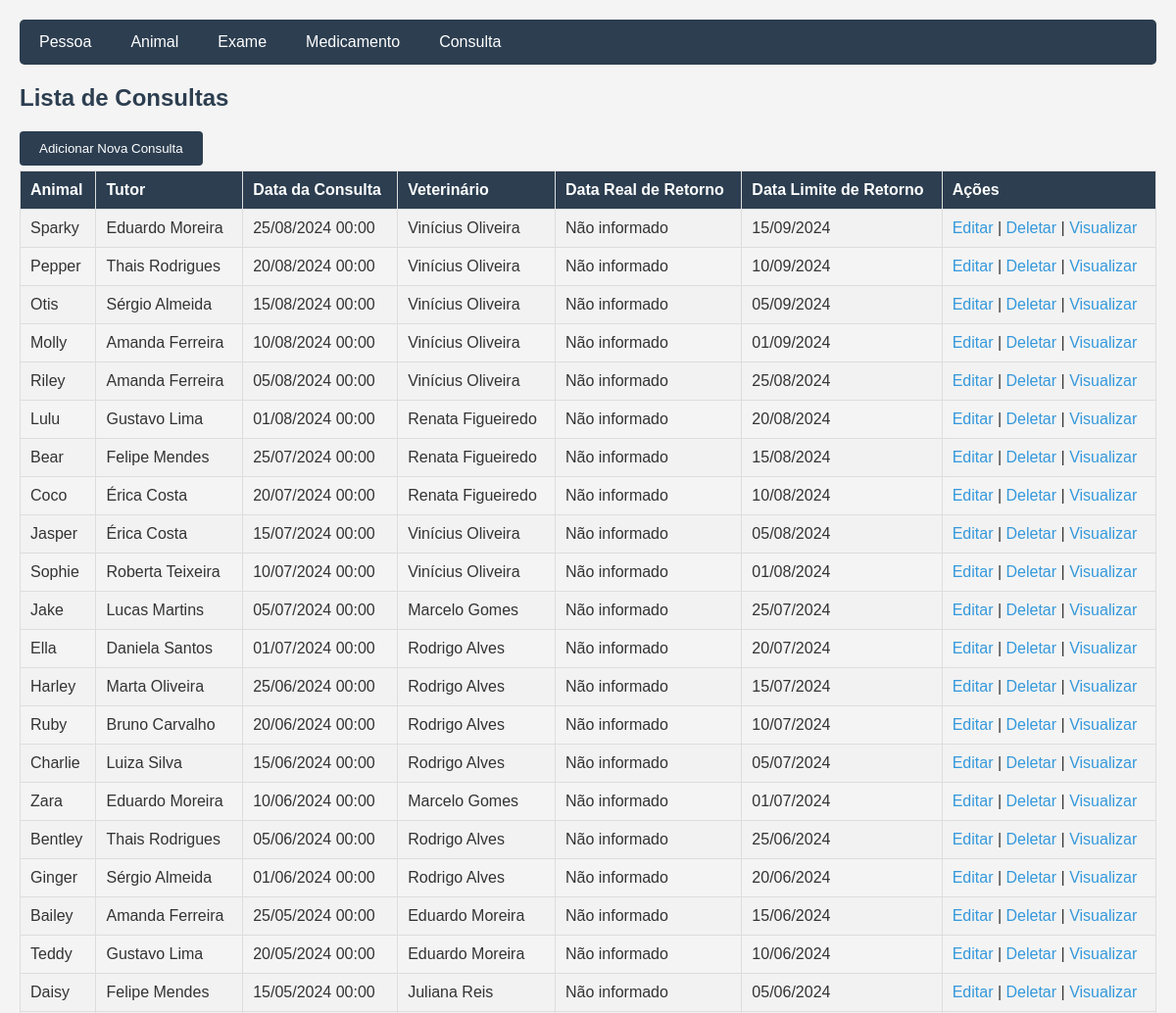
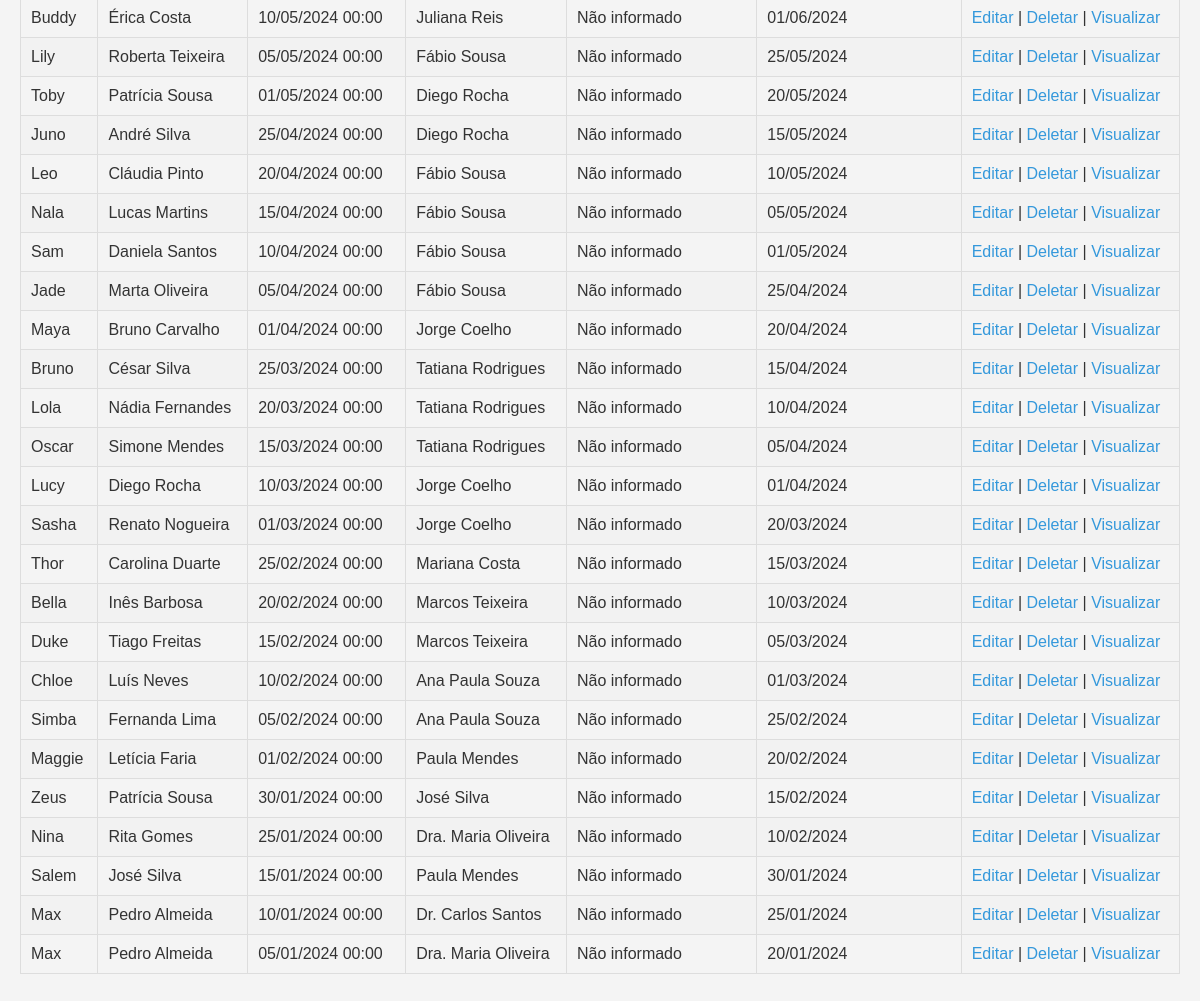
Page /Consulta/index.php on the earlier database version (2 pictures, top to bottom).
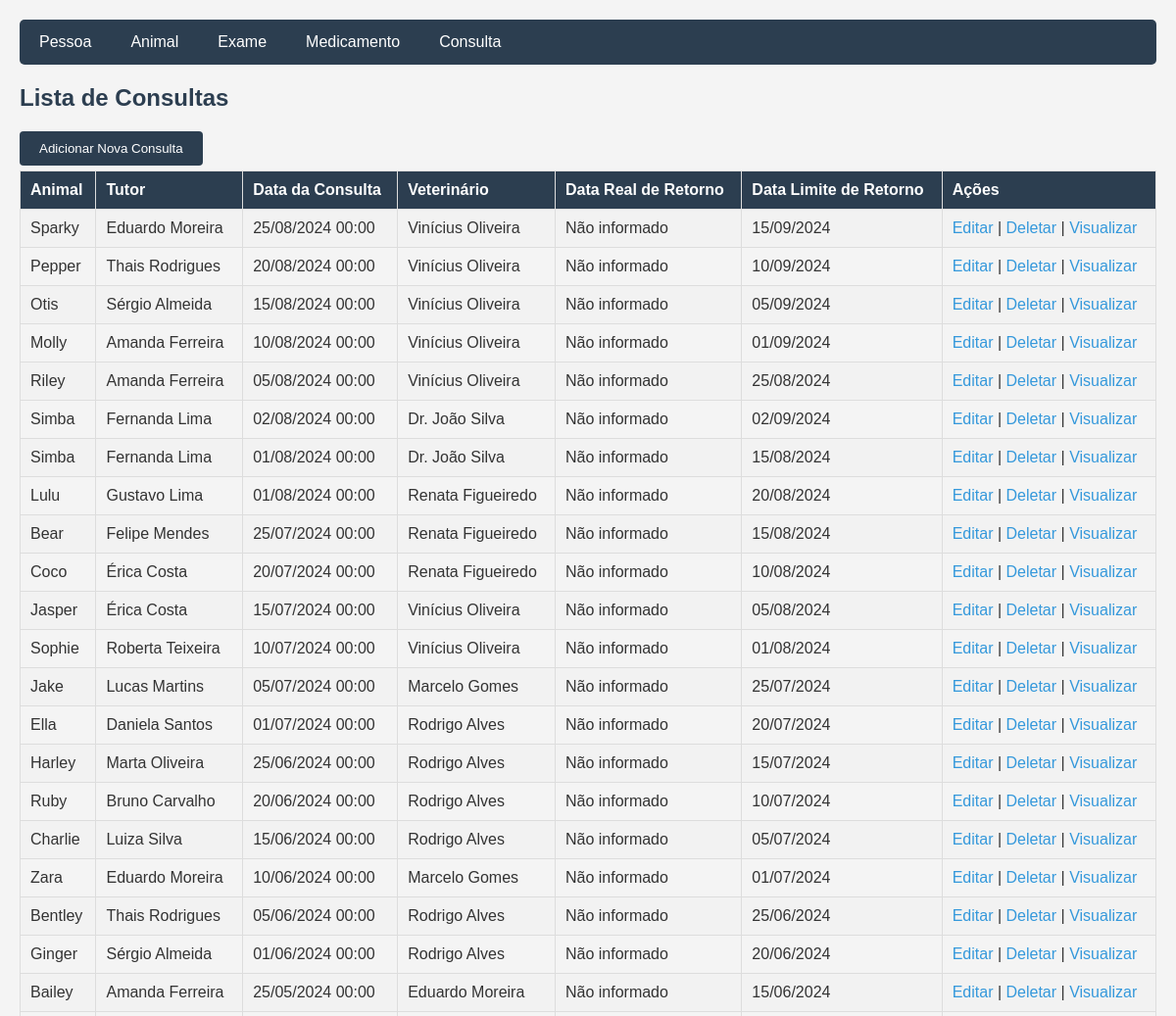
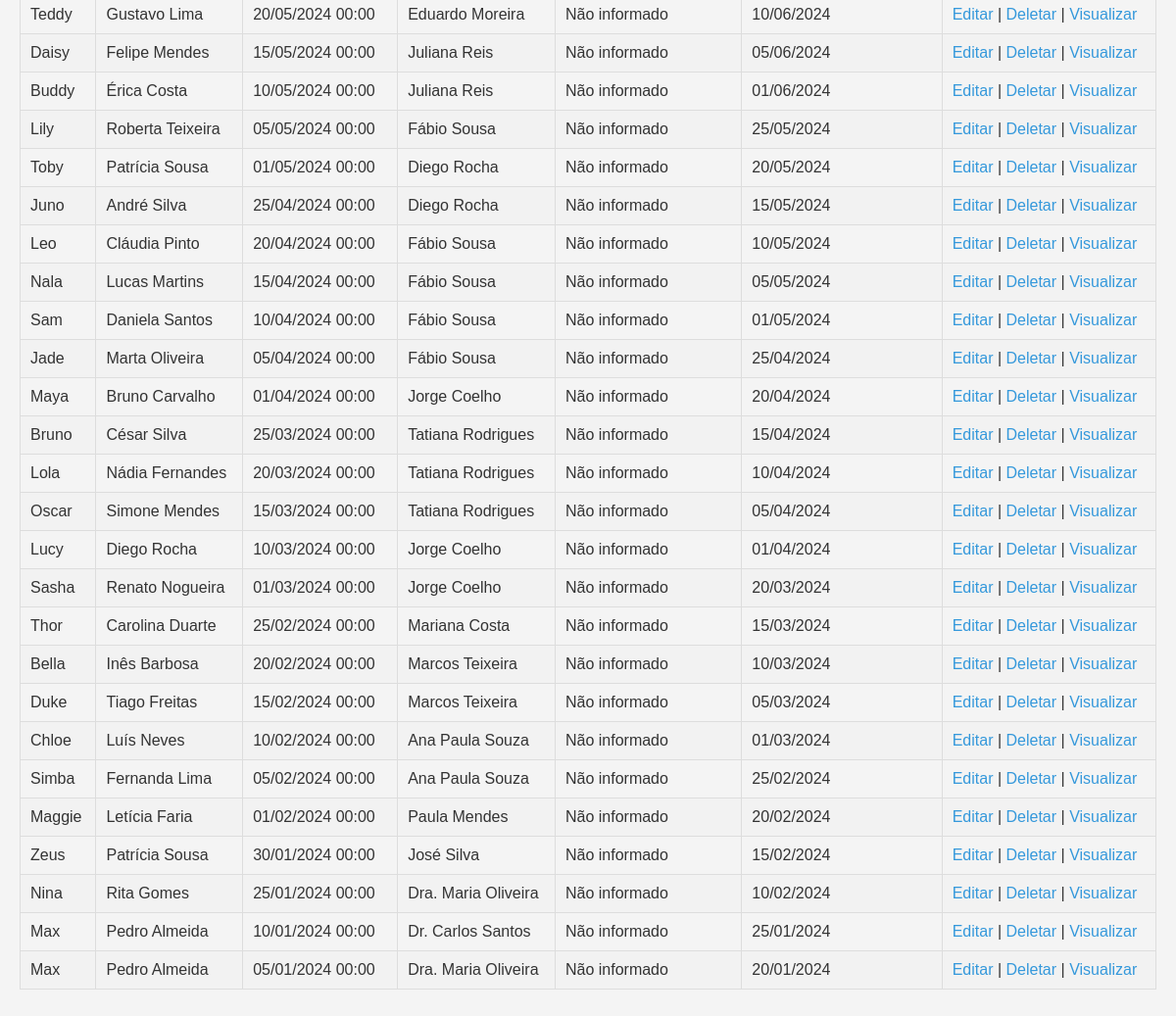
Same page on the later database version (2 pictures, top to bottom).
### tables this page shows
CREATE TABLE IF NOT EXISTS Consulta (
    idConsulta INT AUTO_INCREMENT NOT NULL PRIMARY KEY,
    idAnimal INT NOT NULL,
    dataConsulta DATETIME NOT NULL,
    idPessoa INT NOT NULL,
    dataRealRetorno DATETIME NULL,
    dataLimiteRetorno DATE NOT NULL,
    UNIQUE KEY (idAnimal, dataConsulta),
    INDEX fk_Consulta_Animal_idx (idAnimal ASC) VISIBLE,
    INDEX fk_Consulta_Pessoa_idx (idPessoa ASC) VISIBLE,
    INDEX uq_consulta (dataConsulta ASC, idAnimal ASC) VISIBLE,
    CONSTRAINT fk_Consulta_Animal
        FOREIGN KEY (idAnimal)
        REFERENCES Animal (idAnimal)
        ON DELETE RESTRICT
        ON UPDATE CASCADE,
    CONSTRAINT fk_Consulta_Pessoa
        FOREIGN KEY (idPessoa)
        REFERENCES Pessoa (idPessoa)
        ON DELETE RESTRICT
        ON UPDATE CASCADE);

CREATE TABLE IF NOT EXISTS Animal (
    idAnimal INT AUTO_INCREMENT NOT NULL PRIMARY KEY,
    idPessoa INT NOT NULL,
    registro VARCHAR(20) NOT NULL,
    dataNasc DATE NOT NULL,
    nome VARCHAR(60) NOT NULL,
    raca VARCHAR(60) NOT NULL,
    especie VARCHAR(60) NOT NULL,
    sexo ENUM('Macho', 'Fêmea') NOT NULL DEFAULT 'Macho',
    UNIQUE INDEX registro_UNIQUE (registro ASC) VISIBLE,
    CONSTRAINT fk_Animal_Pessoa
        FOREIGN KEY (idPessoa)
        REFERENCES Pessoa (idPessoa)
        ON DELETE RESTRICT
        ON UPDATE CASCADE);

CREATE TABLE IF NOT EXISTS Pessoa (
    idPessoa INT NOT NULL AUTO_INCREMENT PRIMARY KEY,
    CRMV VARCHAR(20) NULL,
    CPF VARCHAR(14) NOT NULL,
    nome VARCHAR(60) NOT NULL,
    bairro VARCHAR(60) NOT NULL,
    numero INT NOT NULL,
    cidade VARCHAR(60) NOT NULL,
    estado VARCHAR(60) NOT NULL,
    rua VARCHAR(60) NOT NULL,
    complemento VARCHAR(10) NULL,
    tipo ENUM('Veterinario', 'Tutor', 'Ambos') NOT NULL DEFAULT 'Tutor',
    UNIQUE INDEX CRMV_UNIQUE (CRMV ASC) VISIBLE,
    UNIQUE INDEX CPF_UNIQUE (CPF ASC) VISIBLE);

### Consulta/index.php (the view, shortened to what this page needs)
<?php
    include '../config.php';
    $sql = "SELECT Consulta.*, Animal.nome AS animal_nome, Pessoa.nome AS veterinario_nome, Tutor.nome AS tutor_nome
        FROM Consulta
        JOIN Animal ON Consulta.idAnimal = Animal.idAnimal
        JOIN Pessoa ON Consulta.idPessoa = Pessoa.idPessoa
        JOIN Pessoa AS Tutor ON Animal.idPessoa = Tutor.idPessoa
        ORDER BY Consulta.dataConsulta DESC";
    $result = $conn->query($sql);
?>
<!DOCTYPE html>
<html>
<head>
    <link rel="stylesheet" type="text/css" href="../styles.css">
</head>
<body>
    <div class="navbar">
        <a href="../Pessoa/index.php">Pessoa</a>
        <a href="../Animal/index.php">Animal</a>
        <a href="../Exame/index.php">Exame</a>
        <a href="../Medicamento/index.php">Medicamento</a>
        <a href="index.php">Consulta</a>
    </div>
    <h2>Lista de Consultas</h2>
    <button><a href="create.php">Adicionar Nova Consulta</a></button>
    <table border="1">
        <tr>
            <th>Animal</th>
            <th>Tutor</th>
            <th>Data da Consulta</th>
            <th>Veterinário</th>
            <th>Data Real de Retorno</th>
            <th>Data Limite de Retorno</th>
            <th>Ações</th>
        </tr>
        <?php
            if ($result->num_rows > 0) {
                while($row = $result->fetch_assoc()) {
                    $dataConsulta = date('d/m/Y H:i', strtotime($row["dataConsulta"]));
                    $dataRealRetorno = (!empty($row["dataRealRetorno"]) && $row["dataRealRetorno"] != '0000-00-00 00:00:00') ? date('d/m/Y H:i', strtotime($row["dataRealRetorno"])) : 'Não informado';
                    $dataLimiteRetorno = date('d/m/Y', strtotime($row["dataLimiteRetorno"]));
                    echo "<tr>";
                    echo "<td>" . $row["animal_nome"] . "</td>";
                    echo "<td>" . $row["tutor_nome"] . "</td>";
                    echo "<td>" . $dataConsulta . "</td>";
                    echo "<td>" . $row["veterinario_nome"] . "</td>";
                    echo "<td>" . $dataRealRetorno . "</td>";
                    echo "<td>" . $dataLimiteRetorno . "</td>";
                    echo "<td><a href='update.php?idConsulta=" . $row["idConsulta"] . "'>Editar</a> | ";
                    echo "<a href='#' onclick='confirmDelete(" . $row["idConsulta"] . ")'>Deletar</a> | ";
                    echo "<a href='visualizar.php?idConsulta= " . $row["idConsulta"] . " '>Visualizar</a> </td>";
                    echo "</tr>";
                }
            } else {
                echo "<tr><td colspan='8'>Nenhuma consulta encontrada</td></tr>";
            }
        ?>
    </table>
</body>
</html>

### styles.css (style rules this page uses)
body { font-family: Arial, sans-serif; background-color: #f4f4f4; margin: 0; padding: 20px; color: #333; }
h2 { color: #2c3e50; }
table { width: 100%; border-collapse: collapse; margin-bottom: 20px; }
table, th, td { border: 1px solid #ddd; }
th, td { padding: 10px; text-align: left; }
th { background-color: #2c3e50; color: white; }
tr:nth-child(even) { background-color: #f2f2f2; }
a { color: #3498db; text-decoration: none; }
.navbar { background-color: #2c3e50; overflow: hidden; border-radius: 5px; margin-bottom: 20px; }
.navbar a { float: left; display: block; color: white; text-align: center; padding: 14px 20px; text-decoration: none; }
button { background-color: #2c3e50; padding: 10px 20px; border: none; border-radius: 4px; margin-bottom: 5px; }
button a { color: white; }

Differences in the rows shown:
removed consulta: idAnimal.nome "Salem", pessoa.nome "José Silva", dataConsulta "15/01/2024 00:00", idPessoa.nome "Paula Mendes", dataRealRetorno "Não informado", dataLimiteRetorno "30/01/2024"
added consulta: idAnimal.nome "Simba", pessoa.nome "Fernanda Lima", dataConsulta "02/08/2024 00:00", idPessoa.nome "Dr. João Silva", dataRealRetorno "Não informado", dataLimiteRetorno "02/09/2024"
added consulta: idAnimal.nome "Simba", pessoa.nome "Fernanda Lima", dataConsulta "01/08/2024 00:00", idPessoa.nome "Dr. João Silva", dataRealRetorno "Não informado", dataLimiteRetorno "15/08/2024"
